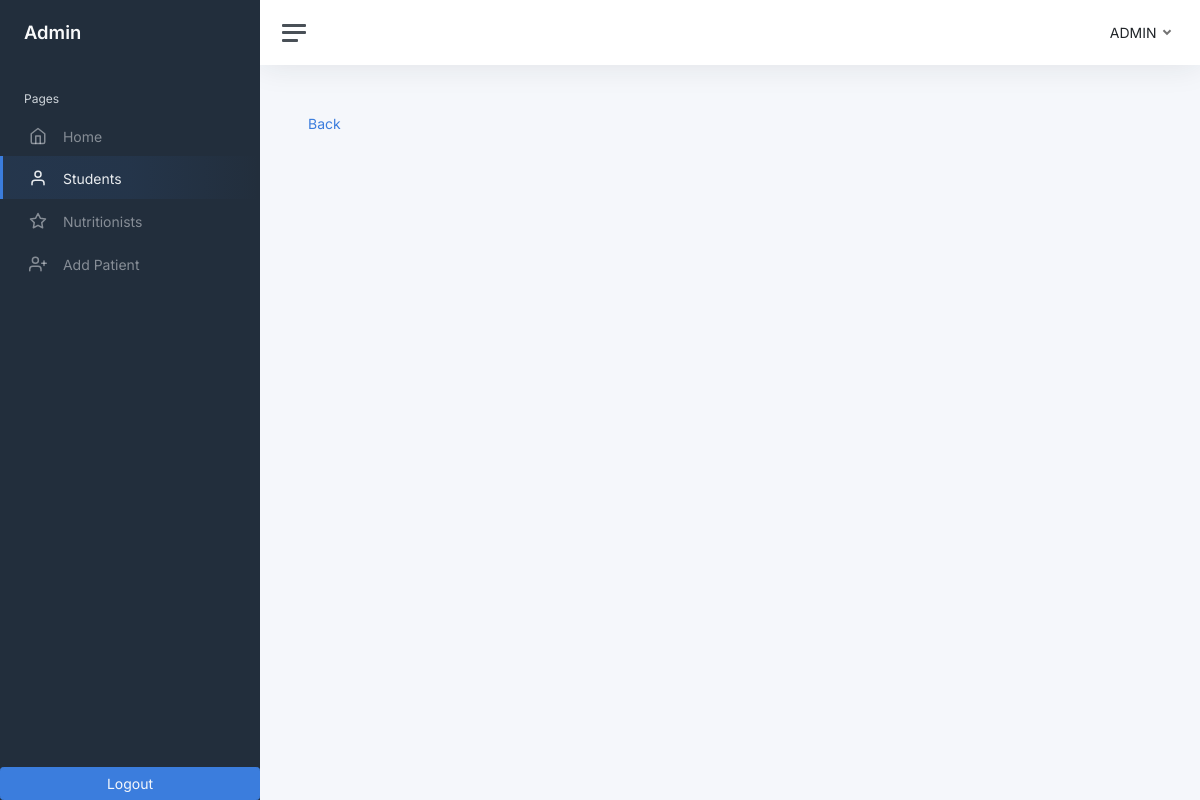
The page /edit-student.php?student_id=Jelani on the database as committed earlier.
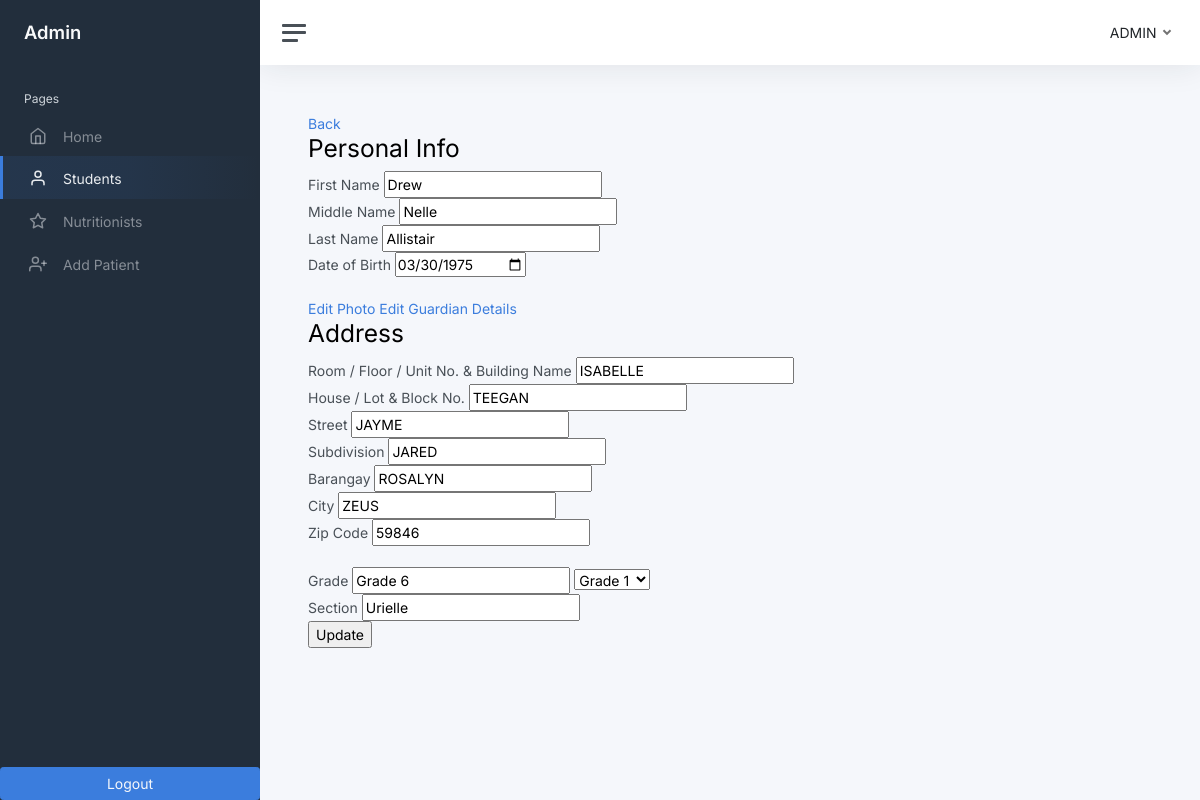
The same page on the database as committed later.
### tables this page shows
CREATE TABLE `users` (
  `id` int(11) NOT NULL,
  `user_id` varchar(250) NOT NULL,
  `email` varchar(50) NOT NULL,
  `password` varchar(50) NOT NULL,
  `first_name` varchar(50) NOT NULL,
  `middle_name` varchar(50) NOT NULL,
  `last_name` varchar(50) NOT NULL,
  `contact_number` varchar(50) NOT NULL,
  `room` varchar(50) NOT NULL,
  `house` varchar(50) NOT NULL,
  `street` varchar(50) NOT NULL,
  `subdivision` varchar(50) NOT NULL,
  `barangay` varchar(50) NOT NULL,
  `city` varchar(50) NOT NULL,
  `zip` varchar(50) NOT NULL,
  `gender` varchar(11) NOT NULL,
  `user_type` int(11) NOT NULL,
  `image` blob NOT NULL,
  `student_id` varchar(255) NOT NULL,
  `date_time_created` datetime NOT NULL,
  `date_time_updated` datetime NOT NULL
);

CREATE TABLE `students` (
  `id` int(11) NOT NULL,
  `student_id` varchar(250) NOT NULL,
  `first_name` varchar(50) NOT NULL,
  `middle_name` varchar(50) NOT NULL,
  `last_name` varchar(50) NOT NULL,
  `date_of_birth` varchar(50) NOT NULL,
  `gender` varchar(50) NOT NULL,
  `room` varchar(50) NOT NULL,
  `house` varchar(50) NOT NULL,
  `street` varchar(50) NOT NULL,
  `subdivision` varchar(50) NOT NULL,
  `barangay` varchar(50) NOT NULL,
  `city` varchar(50) NOT NULL,
  `zip` varchar(50) NOT NULL,
  `image` blob NOT NULL,
  `grade` varchar(10) NOT NULL,
  `section` varchar(50) NOT NULL,
  `date_time_created` datetime NOT NULL,
  `date_time_updated` datetime NOT NULL
);

### edit-student.php (the view, shortened to what this page needs)
<?php
include('connection.php');
?>
<!DOCTYPE html>
<html lang="en">
<head>
    <link href="admin-template/css/app.css" rel="stylesheet">
	<link rel="./stylesheet" href="./styles/bootstrap/css/bootstrap.css">
</head>
<body>
    <div class="wrapper">
		<nav id="sidebar" class="sidebar js-sidebar">
			<div class="sidebar-content js-simplebar">
				<a class="sidebar-brand" href="index.html">
          <span class="align-middle">Admin</span>
        </a>
				<ul class="sidebar-nav">
					<li class="sidebar-header">
						Pages
					</li>
					<li class="sidebar-item">
						<a class="sidebar-link" href="home-admin.php">
                            <i class="align-middle" data-feather="home"></i> <span class="align-middle">Home</span>
                         </a>
					</li>
					<li class="sidebar-item active">
						<a class="sidebar-link" href="view-students.php">
                            <i class="align-middle" data-feather="user"></i> <span class="align-middle">Students</span>
                        </a>
					</li>
					<li class="sidebar-item">
						<a class="sidebar-link disabled" href="#">
                            <i class="align-middle" data-feather="star"></i> <span class="align-middle">Nutritionists</span>
                        </a>
					</li>
					<li class="sidebar-item">
						<a class="sidebar-link" href="add-patient.php">
                            <i class="align-middle" data-feather="user-plus"></i> <span class="align-middle">Add Patient</span>
                        </a>
					</li>
				</ul>
				<a class="text-light text-center btn btn-primary" href="logout-admin.php">Logout</a>
			</div>
		</nav>
		<div class="main">
			<nav class="navbar navbar-expand navbar-light navbar-bg">
				<a class="sidebar-toggle js-sidebar-toggle">
          <i class="hamburger align-self-center"></i>
        </a>
				<div class="navbar-collapse collapse">
					<ul class="navbar-nav navbar-align">
						<li class="nav-item dropdown">
							<a class="nav-link dropdown-toggle d-none d-sm-inline-block" href="#" data-bs-toggle="dropdown" id="dropdownMenuButton1">
                                <span class="text-dark">ADMIN</span>
                            </a>
						</li>
					</ul>
				</div>
			</nav>
			<main class="content">
				<div class="container-fluid p-0">
                <a href="view-students.php">Back</a>
                <?php
                if(isset($_GET['student_id'])){
                    $student_id = $_GET['student_id'];
                    $query = "SELECT students.student_id AS student_student_id, students.first_name AS student_first_name, students.last_name AS student_last_name ,students.middle_name AS student_middle_name, students.date_of_birth AS student_date_of_birth, students.gender AS student_gender ,students.room AS student_room,students.house AS student_house,students.street AS student_street,students.subdivision AS student_subdivison,students.barangay AS student_barangay,students.city AS student_city,students.zip AS student_zip,students.grade AS student_grade,students.section AS student_section,students.date_time_created AS student_date_time_created,users.first_name AS user_first_name , users.middle_name AS user_middle_name , users.last_name AS user_last_name, users.room AS user_room, users.house AS user_house , users.street AS user_street, users.subdivision AS user_subdivision, users.barangay AS user_barangay, users.city AS user_city , users.zip AS user_zip , users.image AS user_image , users.student_id AS user_student_id, users.user_id AS user_user_id FROM students LEFT JOIN users
                    ON students.student_id = users.student_id WHERE students.student_id = '$student_id'";
                    $run = mysqli_query($conn,$query);
                    if(mysqli_num_rows($run) > 0){
                        foreach($run as $row ){
                            ?>
                                <form action="edit-student.php" method="POST" enctype="multipart/form-data">
                                    <h2>Personal Info</h2>
                                    <label for="">First Name</label>
                                    <input type="text" name="first_name" value="<?php echo $row ['student_first_name']?>">
                                    <br>
                                    <label for="">Middle Name</label>
                                    <input type="text" name="middle_name" value="<?php echo $row ['student_middle_name']?>">
                                    <br>
                                    <label for="">Last Name</label>
                                    <input type="text" name="last_name" value="<?php echo $row ['student_last_name']?>">
                                    <br>
                                    <label for="">Date of Birth</label>
                                    <input type="date" name="date_of_birth" value="<?php echo $row ['student_date_of_birth']?>" id="">
                                    <br>
                                    <br>
                                    <a href="edit-student-image.php?student_id=<?php echo $row ['student_student_id']?>">Edit Photo</a>
                                    <a href="edit-guardian-details.php?student_id=<?php echo $row ['student_student_id']?>">Edit Guardian Details</a>
                                    <br>
                                    <h2>Address</h2>
                                    <label for="">Room / Floor / Unit No. & Building Name</label>
                                    <input type="text" name="room" value="<?php echo $row ['student_room'] ?>">
                                    <br>
                                    <label for="">House / Lot & Block No.</label>
                                    <input type="text" name="house" value="<?php echo $row ['student_house']?>">
                                    <br>
                                    <label for="">Street</label>
                                    <input type="text" name="street" value="<?php echo $row ['student_street']?>">
                                    <br>
                                    <label for="">Subdivision</label>
                                    <input type="text" name="subdivision" value="<?php echo $row ['student_subdivison']?>">
                                    <br>
                                    <label for="">Barangay</label>
                                    <input type="text" name="barangay" value="<?php echo $row ['student_barangay']?>">
                                    <br>
                                    <label for="">City</label>
                                    <input type="text" name="city" value="<?php echo $row ['student_city']?>">
                                    <br>
                                    <label for="">Zip Code</label>
                                    <input type="number" name="zip_code" value="<?php echo $row ['student_zip']?>">
                                    <br>
                                    <br>
                                    <label for="">Grade</label>
                                    <input type="text" name="grade" value="<?php echo $row ['student_grade']?>" readonly>
                                    <select name="grade" id="">
                                        <option value="Grade 1">Grade 1</option>
                                    </select>
                                    <br>
                                    <label for="">Section</label>
                                    <input type="text" name="section" value="<?php echo $row ['student_section']?>">
                                    <br>
                                    <input type="submit" name="update" value="Update">
                                </form>
                            <?php
                        }
                    }
                }
                ?>
				</div>
			</main>
		</div>
	</div>
</body>
</html>

Rows that differ between the two databases and show on the page:
added users: first_name "Drew", middle_name "Nelle", last_name "Allistair", date_of_birth "03/30/1975", room "ISABELLE", house "TEEGAN", street "JAYME", subdivision "JARED", barangay "ROSALYN", city "ZEUS", zip_code "59846", grade "Grade 6", section "Urielle"
